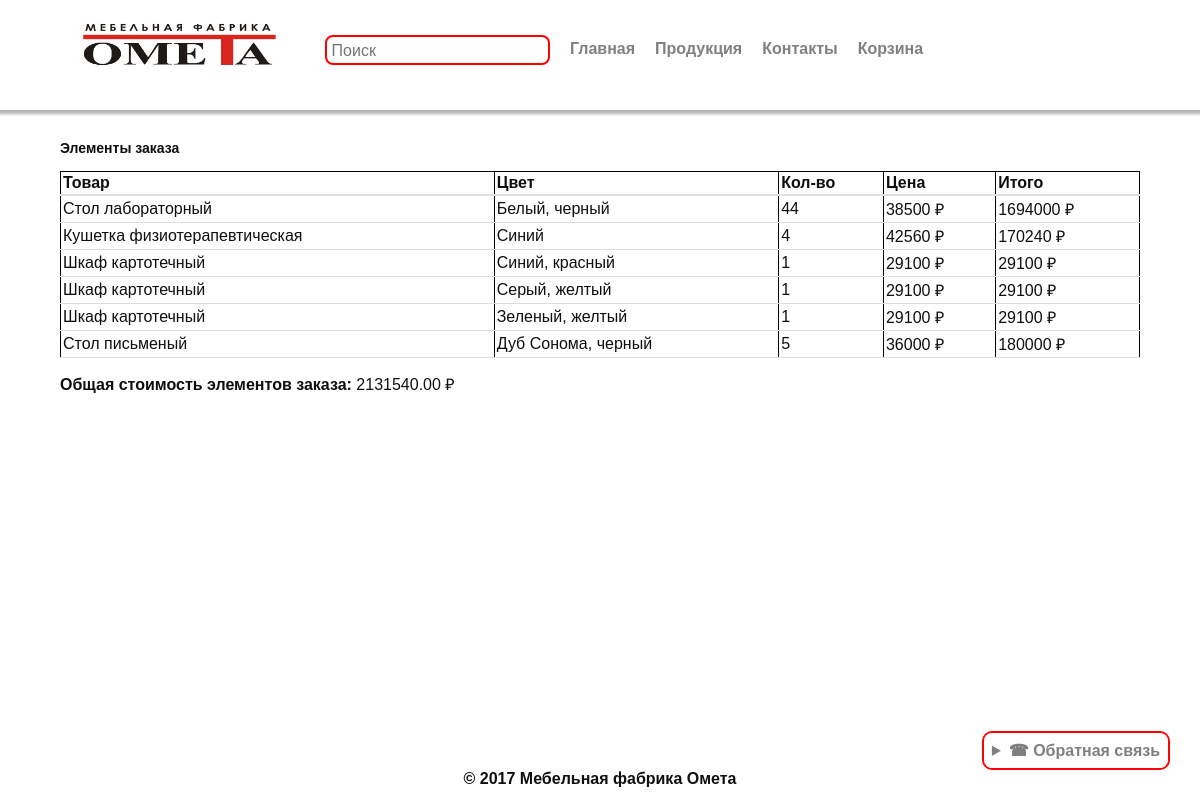
Screenshot of /order/17/ with the database file from the repository.
### core/models.py (models this page shows, shortened)
class OrderItem(models.Model):
    order = models.ForeignKey(Order, related_name='items', on_delete=models.CASCADE)
    product = models.ForeignKey(Note, on_delete=models.CASCADE)
    quantity = models.IntegerField()
    color = models.CharField(max_length=50)
    price = models.DecimalField(max_digits=10, decimal_places=2)
    @property
    def total_price(self):
        return self.price * self.quantity

class Note(models.Model):
    name = models.CharField(max_length=100, verbose_name='Название')
    sitze = models.TextField(verbose_name='Размеры', blank=True, null=True)
    color1 = models.TextField(max_length=100)
    color2 = models.TextField(max_length=100)
    color3 = models.TextField(max_length=100)
    descr = models.TextField()
    price = models.IntegerField()
    class Meta:
        verbose_name = 'Изделия'
        verbose_name_plural = 'Изделия'

### core/views.py (the view)
# urls.py: path('order/<int:order_id>/', order_detail, name='order_detail'),
def order_detail(request, order_id):
    order = get_object_or_404(Order, id=order_id)
    total_items_price = sum(item.total_price for item in order.items.all())
    return render(request, 'order_detail.html', {
        'order': order,
        'total_items_price': total_items_price
    })

### templates/order_detail.html
{% extends 'base.html' %}
{% block content %}
{% load static %}
<div class="cart">
<h2>Элементы заказа</h2>
<table style="border-collapse: collapse;">
    <thead>
        <tr style="border: 1px solid black;">
            <th>Товар</th>
            <th>Цвет</th>
            <th>Кол-во</th>
            <th>Цена</th>
            <th>Итого</th>
        </tr>
    </thead>
    <tbody>
        {% for item in order.items.all %}
        <tr style="border: 1px solid black;">
            <td>{{ item.product.name }}</td>
            <td>{{ item.color }}</td>
            <td>{{ item.quantity|floatformat:0 }}</td>
            <td>{{ item.price|floatformat:0 }} &#8381;</td>
            <td>{{ item.total_price|floatformat:0 }} &#8381;</td>
        </tr>
        {% endfor %}
    </tbody>
</table>
<p><strong>Общая стоимость элементов заказа:</strong> {{ total_items_price|floatformat:2 }} &#8381;</p>
</div>
{% endblock %}

### static/css/defaulT.css (style rules this page uses)
:root { --bg-color: rgb(255, 255, 255); --font-color: #0f0f0f; --borders-color: red; --font-color2: gray; }
* { margin: 0; padding: 0; border: none; background: none; font-weight: none; font-style: normal; text-decoration: none; font-family: Arial; font-size: 16px; color: var(--font-color); }
body { background-color: var(--bg-color); color: var(--font-color); }
.cart { margin-left: 10%; margin-right: 10%; font-size: 10px; margin-left: 5%; margin-right: 5%; margin-bottom: 100px; }
.cart h2 { font-size: 1.4em; margin: 5px 0 5px; }
.cart table { width: 100%; border-collapse: collapse; margin: 15px 0; font-size: 1em; }
.cart th { font-size: 1em; padding: 2px; text-align: left; border-bottom: 2px solid #ddd; }
.cart td { padding: 2px; border-bottom: 1px solid #ddd; font-size: 1em; }
td, th { border: 1px solid black; }
body { margin: 0; font-family: Arial, sans-serif; }

### rows the page displays
OrderItem: product.name "Стол лабораторный", color "Белый, черный", quantity "44", price "38500", total_price "1694000"
OrderItem: product.name "Кушетка физиотерапевтическая", color "Синий", quantity "4", price "42560", total_price "170240"
OrderItem: product.name "Шкаф картотечный", color "Синий, красный", quantity "1", price "29100", total_price "29100"
OrderItem: product.name "Шкаф картотечный", color "Серый, желтый", quantity "1", price "29100", total_price "29100"
OrderItem: product.name "Шкаф картотечный", color "Зеленый, желтый", quantity "1", price "29100", total_price "29100"
OrderItem: product.name "Стол письменый", color "Дуб Сонома, черный", quantity "5", price "36000", total_price "180000"

### other values shown
{{ total_items_price|floatformat:2 }} "2131540.00"
